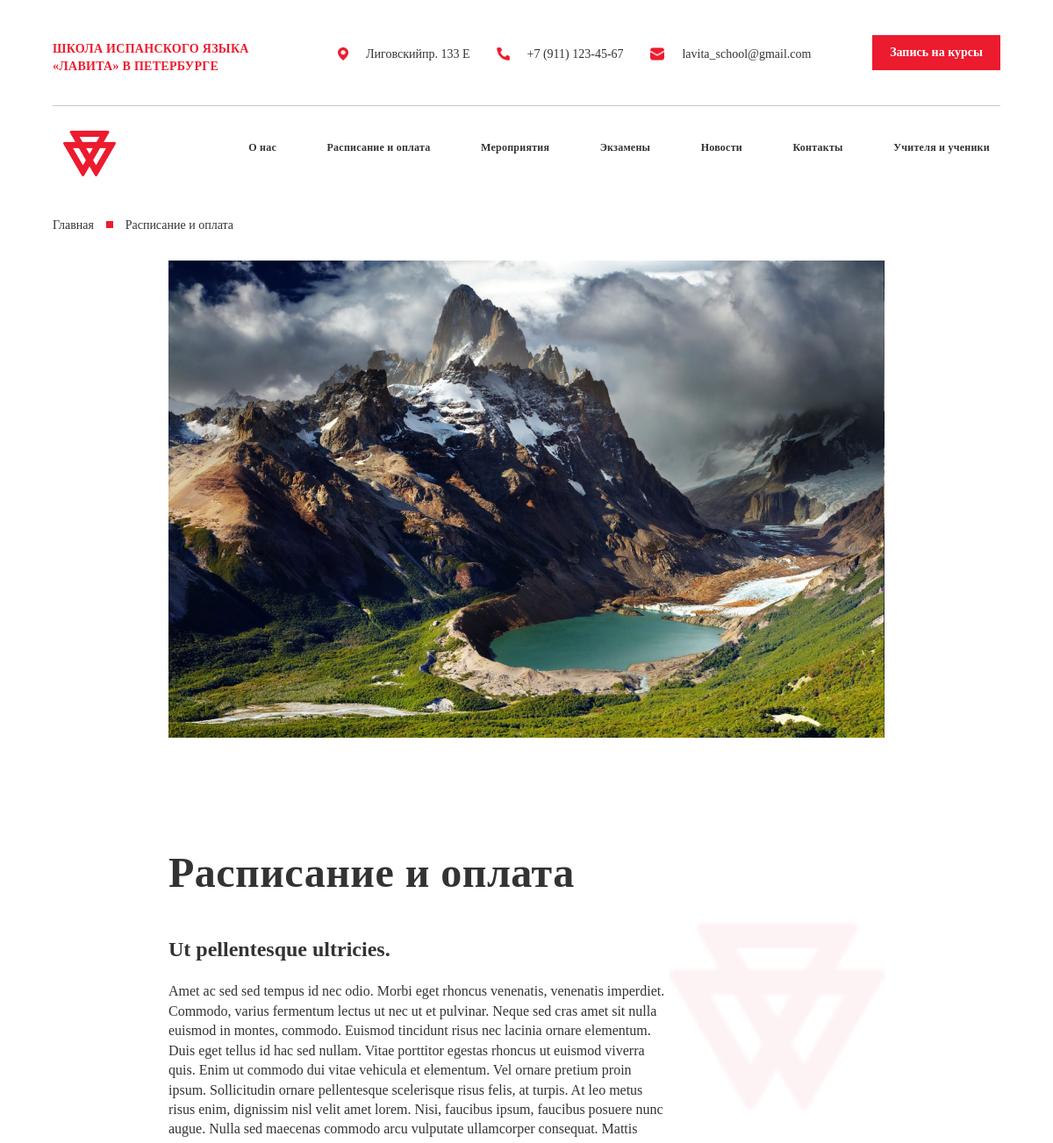
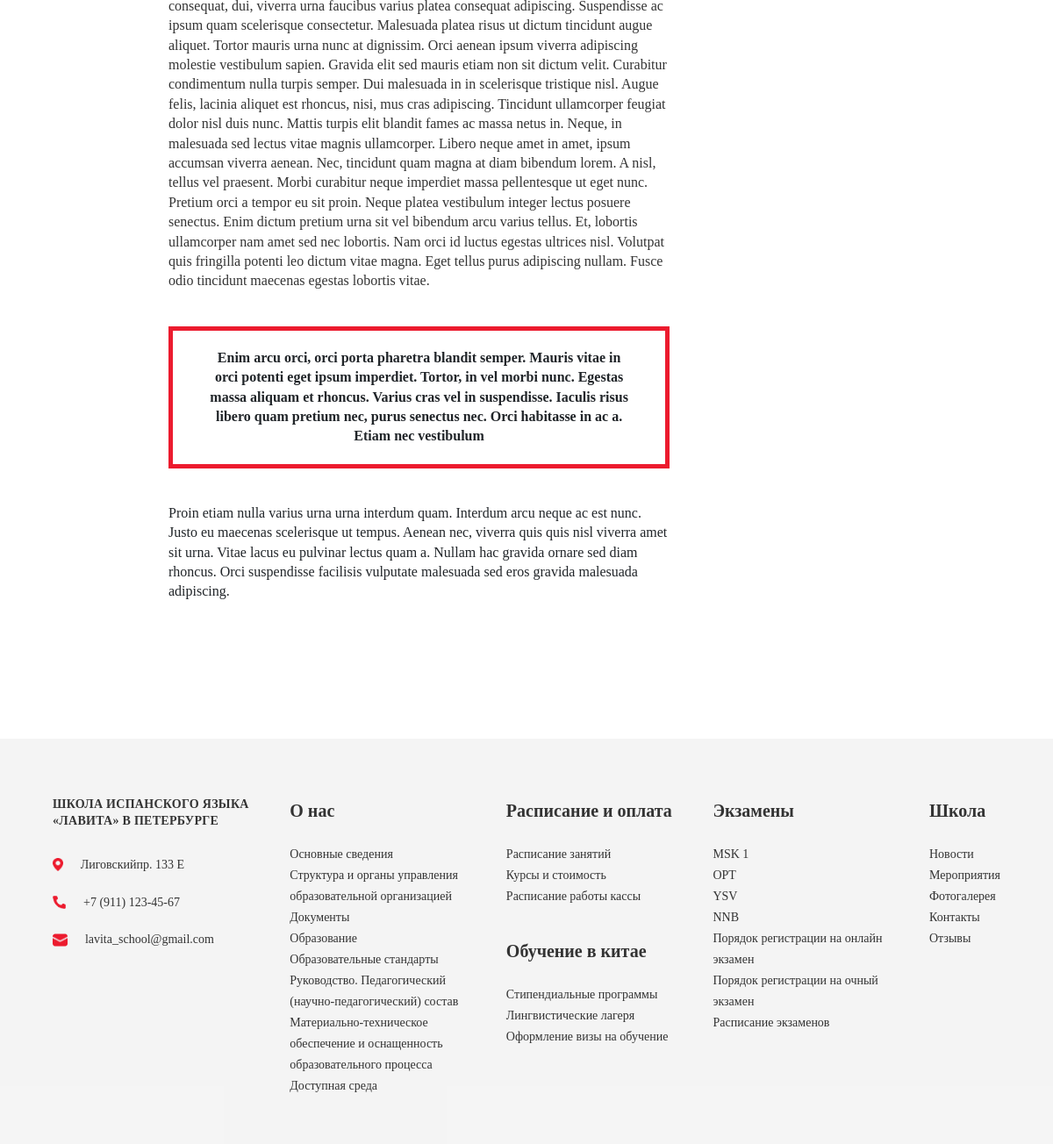
Page /services/ on the committed database (2 pictures, top to bottom).
### schoolapp/models.py (models this page shows, shortened)
class Logo(models.Model):
    logo = models.CharField(max_length=50 , blank=True)
    image = models.ImageField()

class Service_photo(models.Model):
    image = models.ImageField()

class Service_text(models.Model):
    service_h1 = models.CharField(max_length=150)
    service_text = models.TextField()
    service_text_2 = models.TextField(blank=True)
    service_text_in_red =  models.CharField(max_length=300)

### schoolapp/views.py (the view)
# urls.py: path('services/' , services, name='services'),
def services(request):
    logo = Logo.objects.all()
    service_photo = Service_photo.objects.all()
    service_text = Service_text.objects.all()
    context = {
        'logo':logo,
        'service_photo':service_photo,
        'service_text':service_text,
    }
    return render(request , 'services.html' , context)

### templates/services.html
{% load static %}
{% include 'header.html' %}
    <div class="container_1"> <a href="{% url 'index' %}" class="a">Главная </a> <img class="img_a" src="../static/style/IMG/Rectangle 55.png"
    alt=""> <a href="{% url 'services' %}" class="a"> Расписание и оплата</a></div>
    <div class="container_2">
        {% for i in service_photo %}
        <img src="{{i.image.url}}" alt="" class="service_img">
        {% endfor %}
        <h1 class="service_h1">Расписание и оплата</h1>
        {% for i in service_text %}
        <div class="service_main">
            <div class="service_main_left">
                <div class="service_main_left_h5">{{i.service_h1}}</div>
                <p class="service_main_left_p">{{i.service_text}}</p>
                <p class="service_main_left_p_1">{{i.service_text_in_red}}</p>
                <p class="service_main_left_p_2">{{i.service_text_2}}</p>
            </div>
            <div class="service_main_right">
                {% for i in logo %}
                <img class="lavita_right_img" src="{{i.image.url}}" alt="">
                {% endfor %}
            </div>
        </div>
        {% endfor %}
    </div>
    {% include 'footer.html' %}

### templates/header.html (shortened to what this page needs)
<!DOCTYPE html>
<html lang="en">
<head>
    <link rel="stylesheet" href="../static/style/style.css">
    <link rel="stylesheet" href="../static/style/style_2.css">
    <link href="https://cdn.jsdelivr.net/npm/bootstrap@5.3.3/dist/css/bootstrap.min.css" rel="stylesheet"
>
</head>
<body>
    <header>
        <div class="container_1">
            <nav class="nav1">
                <h1 class="nav1_h1">ШКОЛА ИСПАНСКОГО ЯЗЫКА <br>
                    «ЛАВИТА» В ПЕТЕРБУРГЕ</h1>
                <ul class="nav1_ul">
                    <li class="nav1_ul_li"><a class="nav1_ul_li" href=""><img src="../static/style/IMG/Vector (2).png" alt=""
                                class="nav1_ul_li_img">Лиговскийпр. 133 Е</a></li>
                    <li class="nav1_ul_li"><a class="nav1_ul_li" href=""><img src="../static/style/IMG/Vector (3).png" alt=""
                                class="nav1_ul_li_img">+7 (911) 123-45-67</a></li>
                    <li class="nav1_ul_li"><a class="nav1_ul_li" href=""><img src="../static/style/IMG/Vector (4).png" alt=""
                                class="nav1_ul_li_img">lavita_school@gmail.com</a></li>
                </ul>
                <a href="{% url 'contact' %}">
                  <button class="nav1_button">Запись на курсы</button>
                </a>
            </nav>
            <hr>
            <nav class="navbar navbar-expand-lg ">
                <div class="container-fluid nav2">
                  {% for i in logo %}
                  <div class="nav2_logo"><img src="{{i.image.url}}" alt="" class="nav2_logo_img"></div>
                  {% endfor %}
                  <div class="collapse navbar-collapse" id="navbarNav">
                    <ul class="navbar nav2_ul">
                        <li class="nav-item nav2_ul_li">
                            <a class=" nav2_ul_li_a" aria-current="page" href="{% url 'about' %}">О нас</a>
                          </li>
                          <li class="nav-item nav2_ul_li">
                            <a class=" nav2_ul_li_a" aria-current="page" href="{% url 'services' %}">Расписание и оплата</a>
                          </li>
                          <li class="nav-item nav2_ul_li">
                            <a class=" nav2_ul_li_a" aria-current="page" href="{% url 'evant' %}">Мероприятия</a>
                          </li>
                          <li class="nav-item nav2_ul_li">
                            <a class=" nav2_ul_li_a" aria-current="page" href="{% url 'exam' %}">Экзамены</a>
                          </li>
                          <li class="nav-item nav2_ul_li">
                            <a class=" nav2_ul_li_a" aria-current="page" href="{% url 'news' %}">Новости</a>
                          </li>
                          <li class="nav-item nav2_ul_li">
                            <a class=" nav2_ul_li_a" aria-current="page" href="{% url 'contact' %}">Контакты</a>
                          </li>
                          <li class="nav-item nav2_ul_li">
                            <a class=" nav2_ul_li_a" aria-current="page" href="{% url 'teachers' %}">Учителя и ученики</a>
                          </li>
                    </ul>
                  </div>
                </div>
              </nav>
        </div>
    </header>

### static/style/style.css (style rules this page uses)
* { padding: 0; margin: 0; }
hr { margin: 0px; padding: 0px; }
body { width: 100vw; }
a { text-decoration: none; }
li { list-style-type: none; }
.container_1 { max-width: 1240px; width: 90%; margin-top: 20px; margin: auto; }
.container_2 { max-width: 1240px; width: 68%; margin: auto; }
.a { font-family: Circe; font-size: 14px; font-weight: 400; line-height: 19.6px; text-align: left; color: #333333; text-decoration: none; }
.img_a { margin-left: 10px; margin-right: 10px; }
header { width: 100%; display: flex; justify-content: center; margin-bottom: 30px; }
.nav1 { display: flex; justify-content: space-between; align-items: center; margin-bottom: 20px; margin-top: 20px; }
.nav1_h1 { color: #EC1B2E; font-family: Circe; font-size: 14px; font-weight: 700; line-height: 19.6px; letter-spacing: 0.02em; text-align: left; }
.nav1_ul { display: flex; justify-content: space-between; align-items: center; column-gap: 30px; }
.nav1_ul_li { list-style-type: none; text-decoration: none; color: #333333; font-family: Circe; font-size: 14px; font-weight: 400; line-height: 19.6px; text-align: left; display: flex; column-gap: 20px; align-items: center; }
.nav1_ul_li_img { height: 15px; }
.nav1_button { font-family: Circe; font-size: 14px; font-weight: 700; line-height: 19.6px; text-align: left; color: #FFFFFF; background: #EC1B2E; padding: 10px 20px 10px 20px; margin-bottom: 20px; border: none; }
.nav2 { display: flex; justify-content: space-between; align-items: center; width: 100%; }
.nav2_logo { width: 20%; }
.nav2_ul { width: 100%; display: flex; justify-content: space-between; align-items: center; text-align: left; column-gap: 10px; }
.nav2_ul_li_a { font-family: Circe; text-decoration: none; font-size: 12px; font-weight: 700; line-height: 19.6px; letter-spacing: 0.02em; text-align: left; color: #333333; margin-left: 0; padding-left: 0%; }
.lavita_right_img { opacity: 0.05; width: 100%; }
.service_img { width: 100%; margin-top: 30px; }
.service_h1 { font-family: Circe; font-size: 48px; font-weight: 800; line-height: 67.2px; letter-spacing: 0.01em; text-align: left; color: #333333; margin-top: 120px; }
.service_main { width: 100%; display: flex; }
.service_main_left { width: 70%; }
.service_main_left_h5 { font-family: Circe; font-size: 24px; font-weight: 700; line-height: 33.6px; text-align: left; color: #333333; margin-top: 30px; }
.service_main_left_p { font-family: Circe; font-size: 16px; font-weight: 400; line-height: 22.4px; text-align: left; color: #333333; margin-top: 20px; }
.service_main_left_p_1 { padding: 20px 40px; border: 5px solid #EC1B2E; font-family: Circe; font-size: 16px; font-weight: 700; line-height: 22.4px; text-align: center; margin: 40px 0px; }
.service_main_left_p_2 { font-family: Circe; font-size: 16px; font-weight: 400; line-height: 22.4px; text-align: left; }
.service_main_right { width: 30%; }

### rows in the picture
Logo: image (picture)
Service_photo: image (picture)
Service_text: service_h1 "Ut pellentesque ultricies.", service_text "Amet ac sed sed tempus id nec odio. Morbi eget rhoncus venenatis, venenatis imperdiet. Commodo, varius fermentum lectus ut nec ut et pulvinar. Neque sed cras amet sit nulla euismod in montes, commodo. Euismod tincidunt risus nec lacinia ornare elementum. Duis eget tellus id hac sed nullam. Vitae porttitor egestas rhoncus ut euismod viverra quis. Enim ut commodo dui vitae vehicula et elementum. Vel ornare pretium proin ipsum. Sollicitudin ornare pellentesque scelerisque risus felis, at turpis. At leo metus risus enim, dignissim nisl velit amet lorem. Nisi, faucibus ipsum, faucibus posuere nunc augue. Nulla sed maecenas commodo arcu vulputate ullamcorper consequat. Mattis consequat, dui,…", service_text_in_red "Enim arcu orci, orci porta pharetra blandit semper. Mauris vitae in orci potenti eget ipsum imperdiet. Tortor, in vel morbi nunc. Egestas massa aliquam et rhoncus. Varius cras vel in suspendisse. Iaculis risus libero quam pretium nec, purus senectus nec. Orci habitasse in ac a. Etiam nec vestibulum", service_text_2 "Proin etiam nulla varius urna urna interdum quam. Interdum arcu neque ac est nunc. Justo eu maecenas scelerisque ut tempus. Aenean nec, viverra quis quis nisl viverra amet sit urna. Vitae lacus eu pulvinar lectus quam a. Nullam hac gravida ornare sed diam rhoncus. Orci suspendisse facilisis vulputate malesuada sed eros gravida malesuada adipiscing."
